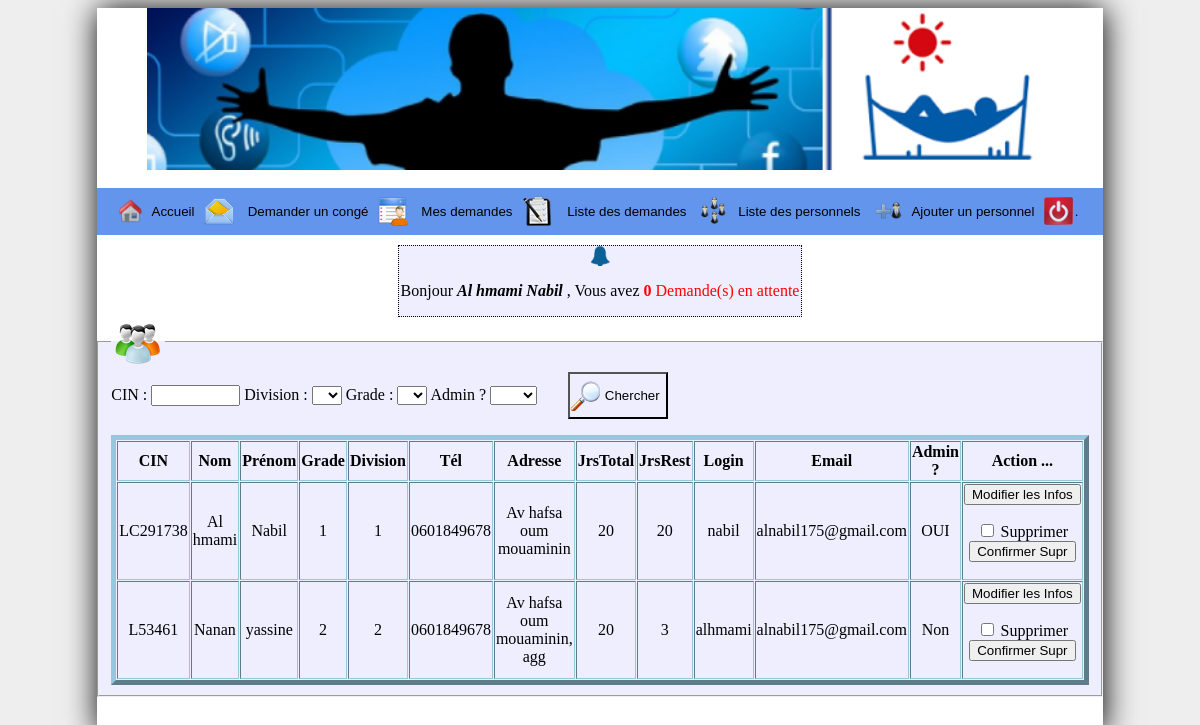
Page /listePersonnels.php (signed in) on the committed database.
### tables this page shows
CREATE TABLE IF NOT EXISTS `personnel` (
  `cin` varchar(10) NOT NULL,
  `nom` varchar(255) NOT NULL,
  `prenom` varchar(255) NOT NULL,
  `grade` varchar(255) NOT NULL,
  `division` varchar(255) NOT NULL,
  `tel` varchar(12) NOT NULL,
  `adresse` text NOT NULL,
  `jourstot` int(2) NOT NULL,
  `joursrest` int(2) NOT NULL,
  `login` varchar(255) NOT NULL,
  `pass` varchar(255) NOT NULL,
  `admin` int(1) NOT NULL,
  `email` text NOT NULL,
  PRIMARY KEY (`cin`),
  UNIQUE KEY `cin` (`cin`)
);

### config.php (called while the page is built, shortened)
<?php
function TousPersonnels(){
connexionBdd($bdd);
$req=$bdd->query('SELECT * FROM personnel ORDER BY nom ASC');
return $req;
}
function GetDivision(){
connexionBdd($bdd);
$req=$bdd->query('SELECT  distinct division FROM personnel ');
return $req;
}
function GetGrade(){
connexionBdd($bdd);
$req=$bdd->query('SELECT  distinct grade FROM personnel ');
return $req;
}
?>

### listePersonnels.php (the view, shortened to what this page needs)
<?php
include_once('config.php');
$divisions=GetDivision();
$grades=GetGrade();
$reponse=TousPersonnels();
?>
<html>
<head>
<link href="css/styleListP.css" rel="stylesheet">
</head>
<body>
 <div class="container">
<?php include_once('header.php');
?>
<fieldset><legend><img src="images/pers.png"></legend>
<form method="post" action="listePersonnels.php">
    <label for="scin">CIN : </label>
    <input name="scin" type="txt" id="scin" size="8" >
    <label for="div">Division : </label>
    <select name="divisions" id="div">
         <option value="false"></option>
         <?php while($valueD=$divisions->fetch() ){
         echo "<option value=\"".current($valueD)."\"> ".current($valueD)." </option>";
          }$divisions->closeCursor();?>
    </select>
    <label for="grades">Grade : </label>
    <select name="grades" id="grades">
       <option value="false"></option>
      <?php while($valueG=$grades->fetch() ){
      echo "<option value=\"".current($valueG)."\"> ".current($valueG)." </option>";
          } $grades->closeCursor();?>
    </select>
    <label for="admin">Admin ?</label>
    <select name="admin" id="admin">
        <option value="false"></option>
        <option value="1">Oui</option>
   </select>
   <input type="submit" value="Chercher" />
</form>
<?php
echo "
<table border=\"5\" cellspacing=\"1\" style=\"text-align:center\" >
<tr><th >CIN</th><th>Nom</th><th>Prénom</th><th>Grade</th><th>Division</th><th>Tél</th><th>Adresse</th><th>JrsTotal</th><th>JrsRest</th></th><th>Login</th><th>Email</th><th>Admin ? </th><th>Action ... </th> </tr>";
while($donnees=$reponse->fetch())
{
	$admin=$donnees['admin'];
switch ($admin) {
		case '0':
			$admin='Non';
			break;
	    case '1':
			$admin='OUI';
			break;
			default : break;}
     $idp=$donnees['cin'];
echo "
<tr><td>".$donnees['cin']."</td><td>".$donnees['nom']."</td><td>".$donnees['prenom']."</td><td>".$donnees['grade']."</td><td>".$donnees['division']."</td><td>".$donnees['tel']."</td><td>".$donnees['adresse']."</td><td>".$donnees['jourstot']."</td><td>".$donnees['joursrest']."</td></td><td>".$donnees['login']."</td><td>".$donnees['email']."</td><td>".$admin."</td>
<td align=\"center\">
              <form method=\"post\" action=\"modifierPersonnel.php\">
    <input type=\"hidden\"  name=\"modifierPers\"  value=\"$idp\">
    <input type=\"submit\"  value=\"Modifier les Infos\" id=\"ch1\"/>
    <br>
    </form>
                  <form method=\"post\" action=\"listePersonnels.php\">
    <input type=\"checkbox\" name=\"supprimer\" value=\"$idp\" id=\"ch2\"/> <label for=\"ch2\">Supprimer</label><br>
    <input type=\"submit\" value =\"Confirmer Supr\" >
    </form>
      </td>
</tr>	";
}
echo "</table>";
$reponse->closeCursor();?>
</fieldset>
<br>
<br>
</div>
</body>
</html>

### css/styleListP.css (style rules this page uses)
.container { box-shadow: 1px 1px 30px black; width: 85%; background-color: rgb(255, 255, 255); margin-left: auto; margin-right: auto; margin-bottom: 1%; }
body { background-color: #EEE; }
fieldset { background-color: #EEF; margin-top: 0px; margin-left: auto; margin-right: auto; width: 90%; }
table { border-color: rgb(151, 199, 222); }
input[value="Chercher"] { background-color: #EEF; text-align: right; width: 100px; margin-left: 2em; height: 6%; background-repeat: no-repeat; background-position: center left; background-image: url('IM/search.png'); }

### rows in the picture
personnel: cin "LC291738", nom "Al hmami", prenom "Nabil", grade "1", division "1", tel "0601849678", adresse "Av hafsa oum mouaminin", jourstot "20", joursrest "20", login "nabil", email "alnabil175@gmail.com", admin "OUI"
personnel: cin "L53461", nom "Nanan", prenom "yassine", grade "2", division "2", tel "0601849678", adresse "Av hafsa oum mouaminin, agg", jourstot "20", joursrest "3", login "alhmami", email "alnabil175@gmail.com", admin "Non"

### other values in the picture
$_SESSION['nom'] "Al hmami"
$_SESSION['prenom'] "Nabil"
$val "0"
